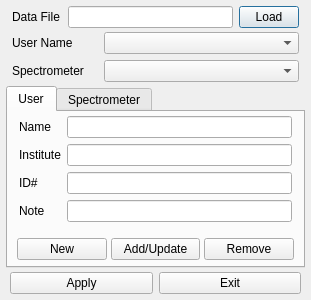
<?xml version="1.0" encoding="UTF-8"?>
<ui version="4.0">
 <class>Dialog</class>
 <widget class="QDialog" name="Dialog">
  <property name="geometry">
   <rect>
    <x>0</x>
    <y>0</y>
    <width>311</width>
    <height>300</height>
   </rect>
  </property>
  <property name="windowTitle">
   <string>Profile Manager</string>
  </property>
  <property name="windowIcon">
   <iconset>
    <normaloff>../resources/CaTx_icon.ico</normaloff>../resources/CaTx_icon.ico</iconset>
  </property>
  <layout class="QVBoxLayout" name="verticalLayout">
   <property name="spacing">
    <number>4</number>
   </property>
   <property name="leftMargin">
    <number>6</number>
   </property>
   <property name="topMargin">
    <number>6</number>
   </property>
   <property name="rightMargin">
    <number>6</number>
   </property>
   <property name="bottomMargin">
    <number>6</number>
   </property>
   <item>
    <widget class="QFrame" name="frame">
     <property name="maximumSize">
      <size>
       <width>16777215</width>
       <height>30</height>
      </size>
     </property>
     <property name="frameShape">
      <enum>QFrame::Shape::NoFrame</enum>
     </property>
     <property name="frameShadow">
      <enum>QFrame::Shadow::Raised</enum>
     </property>
     <layout class="QHBoxLayout" name="horizontalLayout_2">
      <property name="leftMargin">
       <number>6</number>
      </property>
      <property name="topMargin">
       <number>0</number>
      </property>
      <property name="rightMargin">
       <number>6</number>
      </property>
      <property name="bottomMargin">
       <number>0</number>
      </property>
      <item>
       <widget class="QLabel" name="label">
        <property name="minimumSize">
         <size>
          <width>50</width>
          <height>0</height>
         </size>
        </property>
        <property name="maximumSize">
         <size>
          <width>50</width>
          <height>16777215</height>
         </size>
        </property>
        <property name="text">
         <string>Data File</string>
        </property>
       </widget>
      </item>
      <item>
       <widget class="QLineEdit" name="lineEdit_preset_file">
        <property name="readOnly">
         <bool>true</bool>
        </property>
       </widget>
      </item>
      <item>
       <widget class="QPushButton" name="pushButton_load">
        <property name="maximumSize">
         <size>
          <width>60</width>
          <height>16777215</height>
         </size>
        </property>
        <property name="text">
         <string>Load</string>
        </property>
       </widget>
      </item>
     </layout>
    </widget>
   </item>
   <item>
    <widget class="QFrame" name="frame_2">
     <property name="maximumSize">
      <size>
       <width>16777215</width>
       <height>50</height>
      </size>
     </property>
     <property name="frameShape">
      <enum>QFrame::Shape::NoFrame</enum>
     </property>
     <property name="frameShadow">
      <enum>QFrame::Shadow::Raised</enum>
     </property>
     <layout class="QFormLayout" name="formLayout_2">
      <property name="horizontalSpacing">
       <number>2</number>
      </property>
      <property name="leftMargin">
       <number>6</number>
      </property>
      <property name="topMargin">
       <number>0</number>
      </property>
      <property name="rightMargin">
       <number>6</number>
      </property>
      <property name="bottomMargin">
       <number>0</number>
      </property>
      <item row="0" column="0">
       <widget class="QLabel" name="label_2">
        <property name="minimumSize">
         <size>
          <width>90</width>
          <height>0</height>
         </size>
        </property>
        <property name="maximumSize">
         <size>
          <width>90</width>
          <height>16777215</height>
         </size>
        </property>
        <property name="text">
         <string>User Name</string>
        </property>
       </widget>
      </item>
      <item row="0" column="1">
       <widget class="QComboBox" name="comboBox_user"/>
      </item>
      <item row="1" column="0">
       <widget class="QLabel" name="label_7">
        <property name="text">
         <string>Spectrometer</string>
        </property>
       </widget>
      </item>
      <item row="1" column="1">
       <widget class="QComboBox" name="comboBox_spectrometer"/>
      </item>
     </layout>
    </widget>
   </item>
   <item>
    <widget class="QTabWidget" name="tabWidget">
     <property name="currentIndex">
      <number>0</number>
     </property>
     <widget class="QWidget" name="user">
      <attribute name="title">
       <string>User</string>
      </attribute>
      <layout class="QVBoxLayout" name="verticalLayout_3">
       <property name="spacing">
        <number>4</number>
       </property>
       <property name="leftMargin">
        <number>9</number>
       </property>
       <property name="topMargin">
        <number>4</number>
       </property>
       <property name="rightMargin">
        <number>9</number>
       </property>
       <property name="bottomMargin">
        <number>2</number>
       </property>
       <item>
        <widget class="QFrame" name="frame_3">
         <property name="frameShape">
          <enum>QFrame::Shape::NoFrame</enum>
         </property>
         <property name="frameShadow">
          <enum>QFrame::Shadow::Raised</enum>
         </property>
         <layout class="QFormLayout" name="formLayout">
          <property name="horizontalSpacing">
           <number>6</number>
          </property>
          <property name="leftMargin">
           <number>2</number>
          </property>
          <property name="topMargin">
           <number>0</number>
          </property>
          <property name="rightMargin">
           <number>2</number>
          </property>
          <property name="bottomMargin">
           <number>0</number>
          </property>
          <item row="0" column="0">
           <widget class="QLabel" name="label_3">
            <property name="text">
             <string>Name</string>
            </property>
           </widget>
          </item>
          <item row="0" column="1">
           <widget class="QLineEdit" name="lineEdit_user_name"/>
          </item>
          <item row="1" column="0">
           <widget class="QLabel" name="label_4">
            <property name="text">
             <string>Institute</string>
            </property>
           </widget>
          </item>
          <item row="1" column="1">
           <widget class="QLineEdit" name="lineEdit_user_institute"/>
          </item>
          <item row="2" column="0">
           <widget class="QLabel" name="label_5">
            <property name="text">
             <string>ID#</string>
            </property>
           </widget>
          </item>
          <item row="2" column="1">
           <widget class="QLineEdit" name="lineEdit_user_id"/>
          </item>
          <item row="3" column="0">
           <widget class="QLabel" name="label_6">
            <property name="text">
             <string>Note</string>
            </property>
           </widget>
          </item>
          <item row="3" column="1">
           <widget class="QLineEdit" name="lineEdit_user_note"/>
          </item>
         </layout>
        </widget>
       </item>
       <item>
        <widget class="QFrame" name="frame_5">
         <property name="minimumSize">
          <size>
           <width>0</width>
           <height>30</height>
          </size>
         </property>
         <property name="maximumSize">
          <size>
           <width>16777215</width>
           <height>30</height>
          </size>
         </property>
         <property name="frameShape">
          <enum>QFrame::Shape::NoFrame</enum>
         </property>
         <property name="frameShadow">
          <enum>QFrame::Shadow::Raised</enum>
         </property>
         <layout class="QHBoxLayout" name="horizontalLayout_4">
          <property name="spacing">
           <number>4</number>
          </property>
          <property name="leftMargin">
           <number>0</number>
          </property>
          <property name="topMargin">
           <number>0</number>
          </property>
          <property name="rightMargin">
           <number>0</number>
          </property>
          <property name="bottomMargin">
           <number>0</number>
          </property>
          <item>
           <widget class="QPushButton" name="pushButton_user_new">
            <property name="text">
             <string>New</string>
            </property>
           </widget>
          </item>
          <item>
           <widget class="QPushButton" name="pushButton_user_add">
            <property name="text">
             <string>Add/Update</string>
            </property>
           </widget>
          </item>
          <item>
           <widget class="QPushButton" name="pushButton_user_remove">
            <property name="text">
             <string>Remove</string>
            </property>
           </widget>
          </item>
         </layout>
        </widget>
       </item>
      </layout>
     </widget>
     <widget class="QWidget" name="spectrometer">
      <attribute name="title">
       <string>Spectrometer</string>
      </attribute>
      <layout class="QVBoxLayout" name="verticalLayout_4">
       <property name="spacing">
        <number>4</number>
       </property>
       <property name="leftMargin">
        <number>9</number>
       </property>
       <property name="topMargin">
        <number>4</number>
       </property>
       <property name="rightMargin">
        <number>9</number>
       </property>
       <property name="bottomMargin">
        <number>2</number>
       </property>
       <item>
        <widget class="QFrame" name="frame_7">
         <property name="frameShape">
          <enum>QFrame::Shape::NoFrame</enum>
         </property>
         <property name="frameShadow">
          <enum>QFrame::Shadow::Raised</enum>
         </property>
         <layout class="QFormLayout" name="formLayout_3">
          <property name="leftMargin">
           <number>2</number>
          </property>
          <property name="topMargin">
           <number>2</number>
          </property>
          <property name="rightMargin">
           <number>2</number>
          </property>
          <property name="bottomMargin">
           <number>0</number>
          </property>
          <item row="0" column="0">
           <widget class="QLabel" name="label_8">
            <property name="text">
             <string>Model</string>
            </property>
           </widget>
          </item>
          <item row="0" column="1">
           <widget class="QLineEdit" name="lineEdit_sys_model"/>
          </item>
          <item row="1" column="0">
           <widget class="QLabel" name="label_9">
            <property name="text">
             <string>ID#</string>
            </property>
           </widget>
          </item>
          <item row="1" column="1">
           <widget class="QLineEdit" name="lineEdit_sys_id"/>
          </item>
          <item row="3" column="0">
           <widget class="QLabel" name="label_10">
            <property name="text">
             <string>Note</string>
            </property>
           </widget>
          </item>
          <item row="3" column="1">
           <widget class="QLineEdit" name="lineEdit_sys_note"/>
          </item>
          <item row="2" column="0">
           <widget class="QLabel" name="label_11">
            <property name="text">
             <string>Manufacturer</string>
            </property>
           </widget>
          </item>
          <item row="2" column="1">
           <widget class="QLineEdit" name="lineEdit_sys_manufacturer"/>
          </item>
         </layout>
        </widget>
       </item>
       <item>
        <widget class="QFrame" name="frame_6">
         <property name="minimumSize">
          <size>
           <width>0</width>
           <height>30</height>
          </size>
         </property>
         <property name="maximumSize">
          <size>
           <width>16777215</width>
           <height>30</height>
          </size>
         </property>
         <property name="frameShape">
          <enum>QFrame::Shape::NoFrame</enum>
         </property>
         <property name="frameShadow">
          <enum>QFrame::Shadow::Raised</enum>
         </property>
         <layout class="QHBoxLayout" name="horizontalLayout_5">
          <property name="spacing">
           <number>4</number>
          </property>
          <property name="leftMargin">
           <number>0</number>
          </property>
          <property name="topMargin">
           <number>0</number>
          </property>
          <property name="rightMargin">
           <number>0</number>
          </property>
          <property name="bottomMargin">
           <number>0</number>
          </property>
          <item>
           <widget class="QPushButton" name="pushButton_sys_new">
            <property name="text">
             <string>New</string>
            </property>
           </widget>
          </item>
          <item>
           <widget class="QPushButton" name="pushButton_sys_add">
            <property name="text">
             <string>Add/Update</string>
            </property>
           </widget>
          </item>
          <item>
           <widget class="QPushButton" name="pushButton_sys_remove">
            <property name="text">
             <string>Remove</string>
            </property>
           </widget>
          </item>
         </layout>
        </widget>
       </item>
      </layout>
     </widget>
    </widget>
   </item>
   <item>
    <widget class="QFrame" name="frame_4">
     <property name="minimumSize">
      <size>
       <width>0</width>
       <height>0</height>
      </size>
     </property>
     <property name="maximumSize">
      <size>
       <width>16777215</width>
       <height>30</height>
      </size>
     </property>
     <property name="frameShape">
      <enum>QFrame::Shape::NoFrame</enum>
     </property>
     <property name="frameShadow">
      <enum>QFrame::Shadow::Raised</enum>
     </property>
     <layout class="QHBoxLayout" name="horizontalLayout">
      <property name="leftMargin">
       <number>4</number>
      </property>
      <property name="topMargin">
       <number>0</number>
      </property>
      <property name="rightMargin">
       <number>4</number>
      </property>
      <property name="bottomMargin">
       <number>0</number>
      </property>
      <item>
       <widget class="QPushButton" name="pushButton_apply">
        <property name="minimumSize">
         <size>
          <width>100</width>
          <height>0</height>
         </size>
        </property>
        <property name="text">
         <string>Apply</string>
        </property>
       </widget>
      </item>
      <item>
       <widget class="QPushButton" name="pushButton_exit">
        <property name="minimumSize">
         <size>
          <width>100</width>
          <height>0</height>
         </size>
        </property>
        <property name="text">
         <string>Exit</string>
        </property>
       </widget>
      </item>
     </layout>
    </widget>
   </item>
  </layout>
 </widget>
 <resources/>
 <connections/>
</ui>
